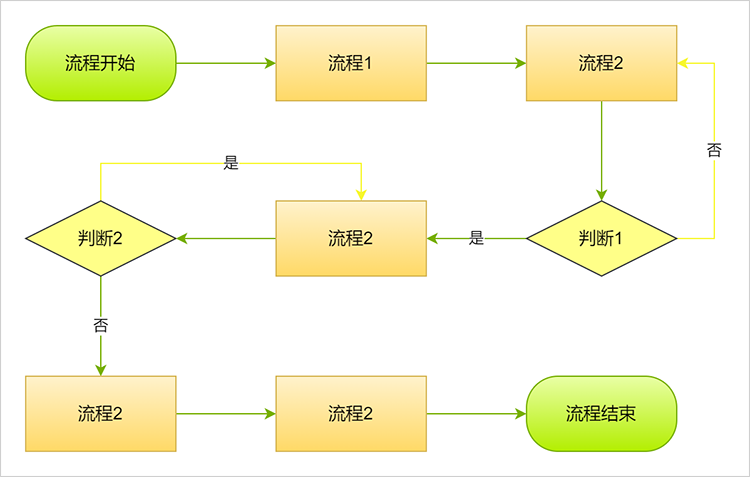
#> input picture vl/b.png, 750 x 477 px, found by its file name
$ python remove_grid_1.py
#> lines starting #> are read from the running program, lines starting #| are printed output that depends on the picture; after the words box and inside, x2 and y2 are one past the last pixel; in counts of white or black regions, pixels touching at a corner belong together
import cv2
import numpy as np

# [22 lines left out: function remove_grid, not called in this run]
# 使用示例
# remove_grid('D:\\workspaces\\python_projects\\ai_demo\\vl\\e.png', 'D:\\workspaces\\python_projects\\ai_demo\\vl\\e1.png')


import cv2
import numpy as np
from matplotlib import pyplot as plt

# [24 lines left out: function remove_grid_with_fft, not called in this run]


# 使用示例
# remove_grid_with_fft('D:\\workspaces\\python_projects\\ai_demo\\vl\\e.png', 'D:\\workspaces\\python_projects\\ai_demo\\vl\\e1.png')


from PIL import Image, ImageFilter

def remove_grid_pillow(image_path, output_path):
    # 打开图像
    img = Image.open(image_path)
#> img is the input picture: PIL image 750x477 RGBA; mean R, G, B, A 248.2, 246.8, 220.4, 255

    # 转换为灰度
    gray = img.convert('L')
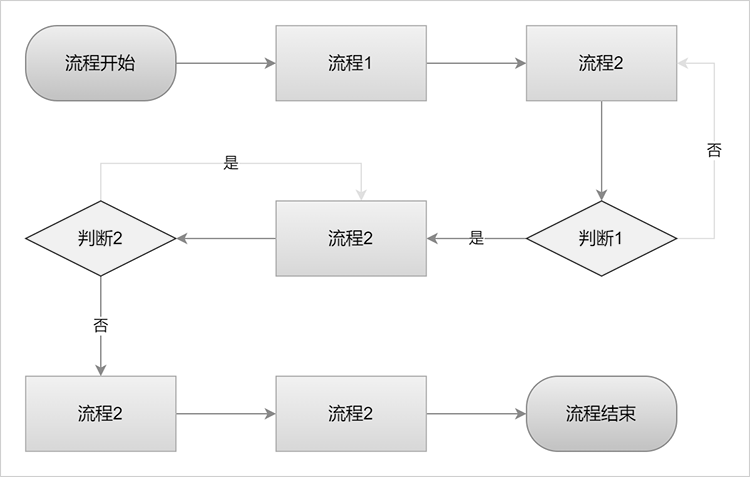
#> gray: PIL image 750x477 L; min 0, max 255, mean 244.2

    # 增强对比度
    enhanced = gray.point(lambda x: 0 if x < 220 else 255)
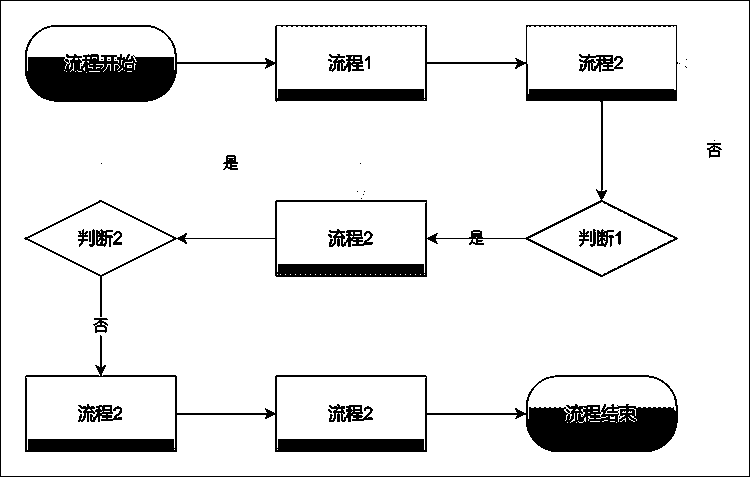
#> enhanced: PIL image 750x477 L; 90.5% white; 41 black regions (19 under 20 px), largest, box (x1, y1, x2, y2) and area: (24, 25, 678, 317) 15985, (25, 335, 678, 452) 12054, (0, 0, 750, 477) 2450

    # 轻微模糊以平滑边缘
    smoothed = enhanced.filter(ImageFilter.SMOOTH)
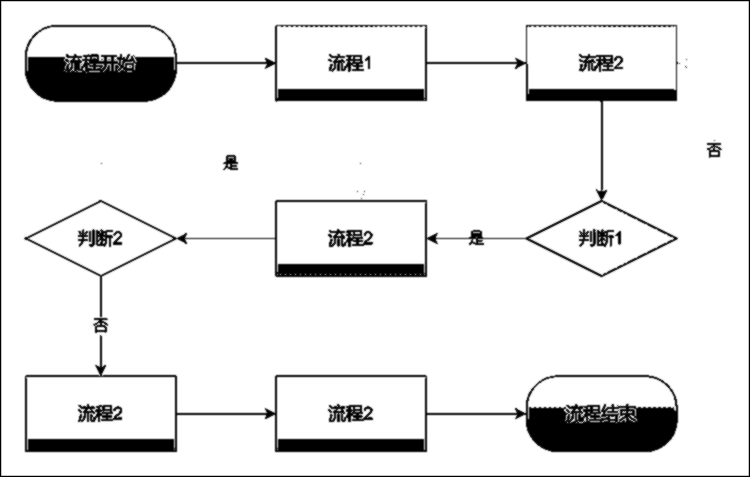
#> smoothed: PIL image 750x477 L; min 0, max 255, mean 230.4

    # 保存结果
    smoothed.save(output_path)

remove_grid_pillow('D:\\workspaces\\python_projects\\ai_demo\\vl\\b.png', 'D:\\workspaces\\python_projects\\ai_demo\\vl\\b1.png')

$ run again, with vl/e.png copied over vl/b.png
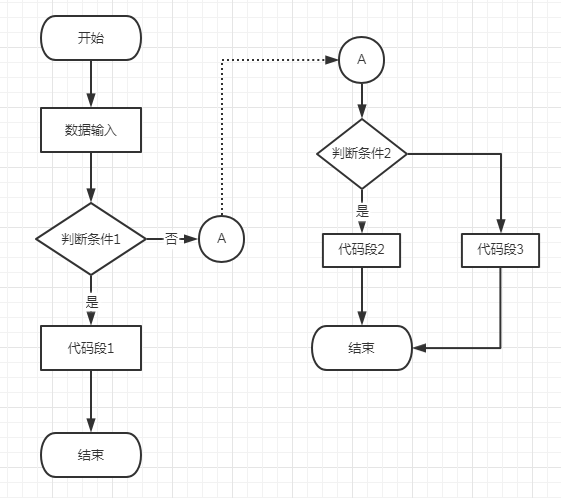
#> input picture vl/e.png, 561 x 498 px, found by its file name
#> in remove_grid_pillow, img is the input picture: PIL image 561x498 RGB; min 49, max 255, mean 246.8
#> in remove_grid_pillow, `enhanced = gray.point(lambda x: 0 if x < 220 else 255)`:
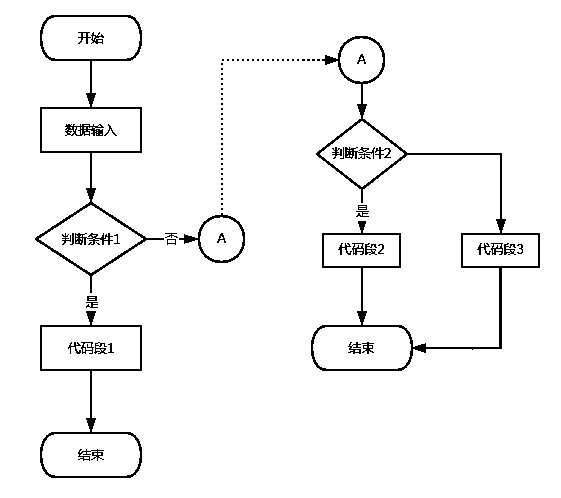
#> enhanced: PIL image 561x498 L; 96.3% white; black in thin lines or dots, all inside (x1, y1, x2, y2) = (35, 15, 540, 478)
#> in remove_grid_pillow, `smoothed = enhanced.filter(ImageFilter.SMOOTH)`:
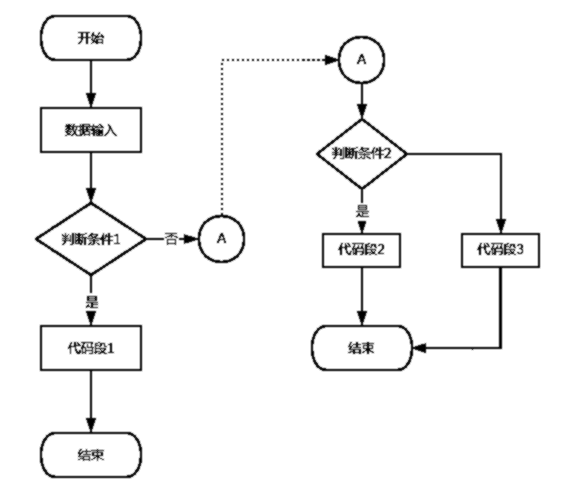
#> smoothed: PIL image 561x498 L; min 0, max 255, mean 245.5

$ run again, with vl/c.png copied over vl/b.png
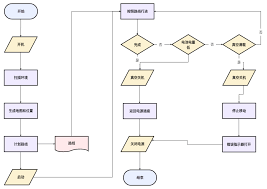
#> input picture vl/c.png, 267 x 189 px, found by its file name
#> in remove_grid_pillow, img is the input picture: PIL image 267x189 P; mean R, G, B 246.5, 245.6, 245.5
#> in remove_grid_pillow, `enhanced = gray.point(lambda x: 0 if x < 220 else 255)`:
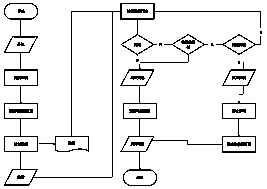
#> enhanced: PIL image 267x189 L; 92.5% white; black in thin lines or dots
#> in remove_grid_pillow, `smoothed = enhanced.filter(ImageFilter.SMOOTH)`:
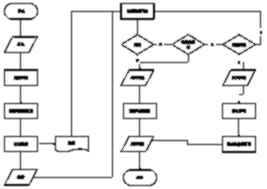
#> smoothed: PIL image 267x189 L; min 0, max 255, mean 235.8
